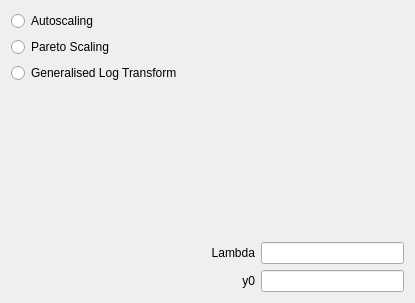
              <widget class="QWidget" name="varianceStabilisationTab">
               <layout class="QGridLayout" name="gridLayout_21">
                <item row="0" column="0">
                 <layout class="QVBoxLayout" name="verticalLayout_23">
                  <item>
                   <widget class="QRadioButton" name="autoScaling">
                    <property name="text">
                     <string>Autoscaling</string>
                    </property>
                   </widget>
                  </item>
                  <item>
                   <widget class="QRadioButton" name="paretoScaling">
                    <property name="text">
                     <string>Pareto Scaling</string>
                    </property>
                   </widget>
                  </item>
                  <item>
                   <widget class="QRadioButton" name="gLogTransform">
                    <property name="text">
                     <string>Generalised Log Transform</string>
                    </property>
                   </widget>
                  </item>
                 </layout>
                </item>
                <item row="0" column="1">
                 <spacer name="horizontalSpacer_35">
                  <property name="orientation">
                   <enum>Qt::Horizontal</enum>
                  </property>
                  <property name="sizeHint" stdset="0">
                   <size>
                    <width>193</width>
                    <height>20</height>
                   </size>
                  </property>
                 </spacer>
                </item>
                <item row="1" column="0">
                 <spacer name="verticalSpacer_11">
                  <property name="orientation">
                   <enum>Qt::Vertical</enum>
                  </property>
                  <property name="sizeHint" stdset="0">
                   <size>
                    <width>20</width>
                    <height>153</height>
                   </size>
                  </property>
                 </spacer>
                </item>
                <item row="1" column="1">
                 <spacer name="verticalSpacer_12">
                  <property name="orientation">
                   <enum>Qt::Vertical</enum>
                  </property>
                  <property name="sizeHint" stdset="0">
                   <size>
                    <width>20</width>
                    <height>153</height>
                   </size>
                  </property>
                 </spacer>
                </item>
                <item row="2" column="0">
                 <spacer name="horizontalSpacer_36">
                  <property name="orientation">
                   <enum>Qt::Horizontal</enum>
                  </property>
                  <property name="sizeHint" stdset="0">
                   <size>
                    <width>194</width>
                    <height>20</height>
                   </size>
                  </property>
                 </spacer>
                </item>
                <item row="2" column="1">
                 <layout class="QGridLayout" name="gridLayout_20">
                  <item row="0" column="0">
                   <widget class="QLabel" name="lambdaText">
                    <property name="text">
                     <string>Lambda</string>
                    </property>
                    <property name="alignment">
                     <set>Qt::AlignRight|Qt::AlignTrailing|Qt::AlignVCenter</set>
                    </property>
                   </widget>
                  </item>
                  <item row="0" column="1">
                   <widget class="QLineEdit" name="lambdaLE"/>
                  </item>
                  <item row="1" column="0">
                   <widget class="QLabel" name="y0Text">
                    <property name="text">
                     <string>y0</string>
                    </property>
                    <property name="alignment">
                     <set>Qt::AlignRight|Qt::AlignTrailing|Qt::AlignVCenter</set>
                    </property>
                   </widget>
                  </item>
                  <item row="1" column="1">
                   <widget class="QLineEdit" name="y0LE"/>
                  </item>
                 </layout>
                </item>
               </layout>
              </widget>
